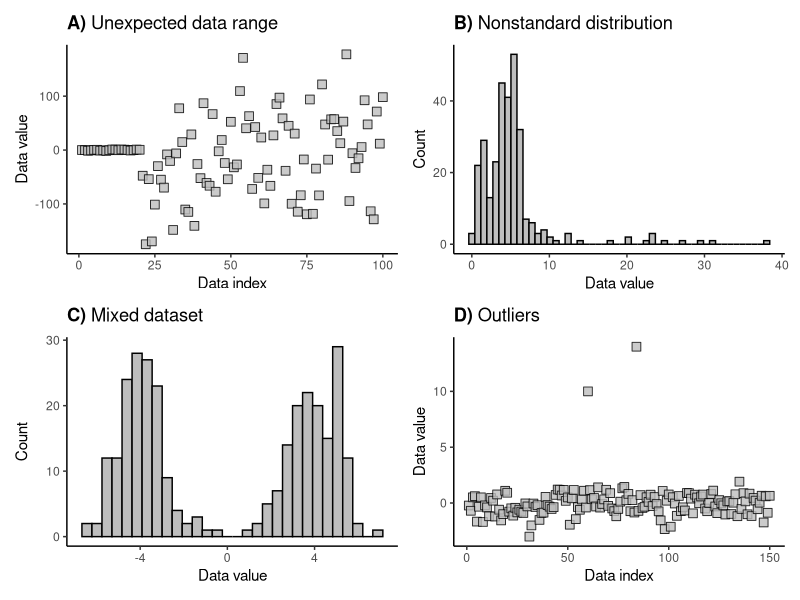
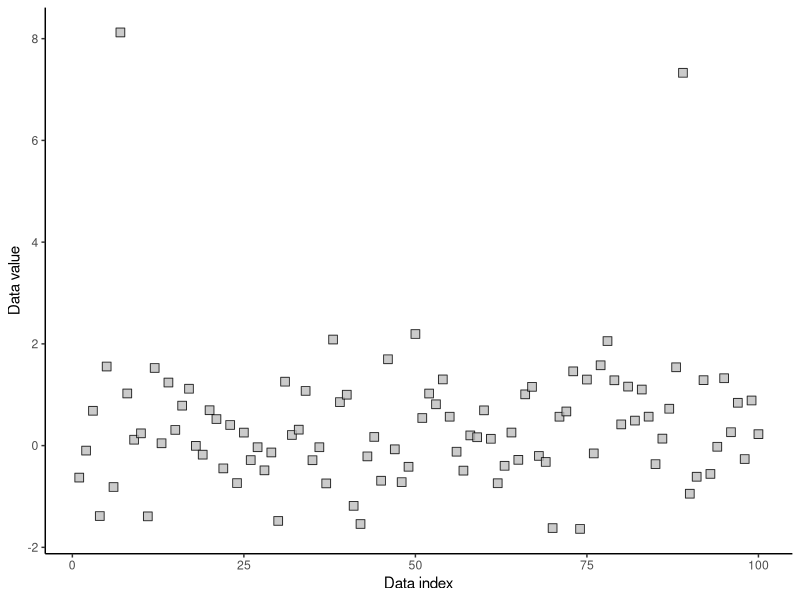
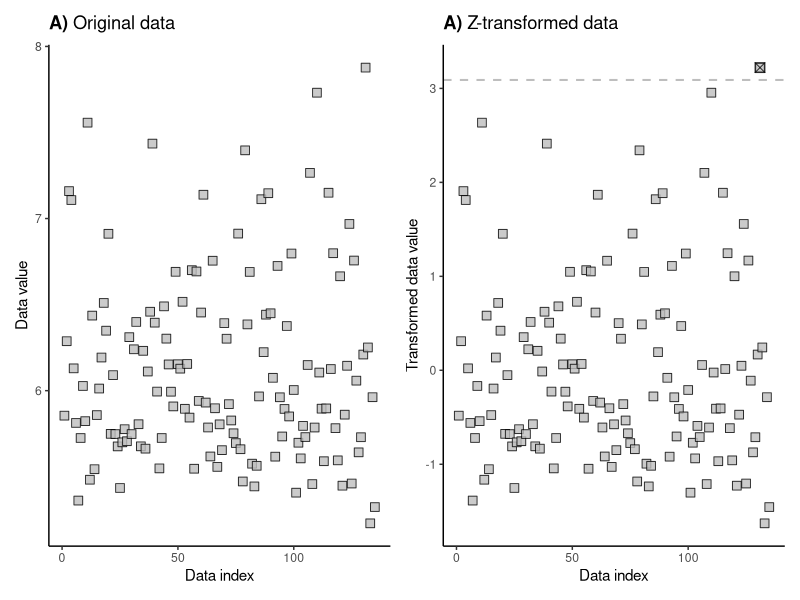
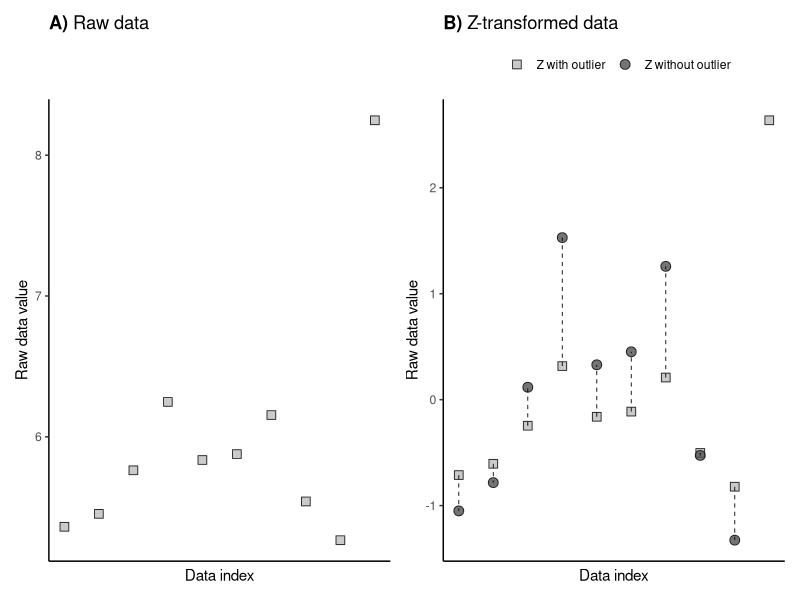
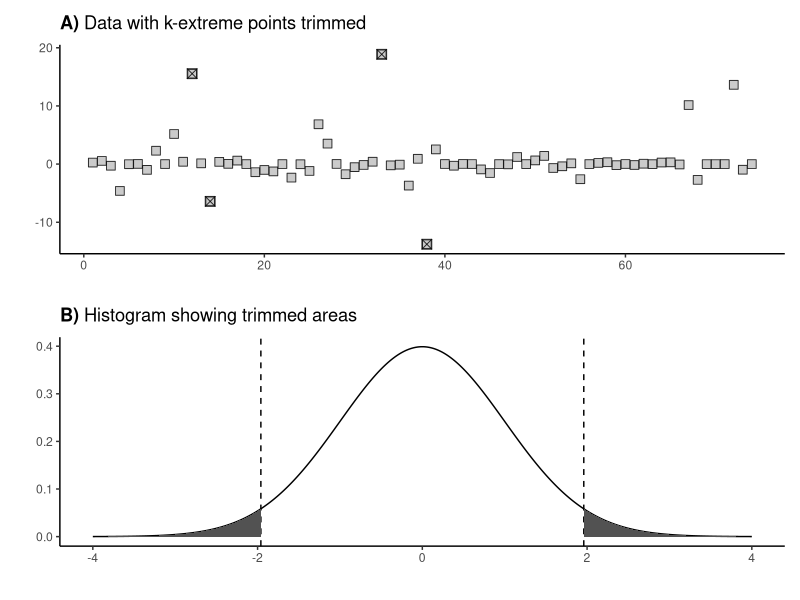
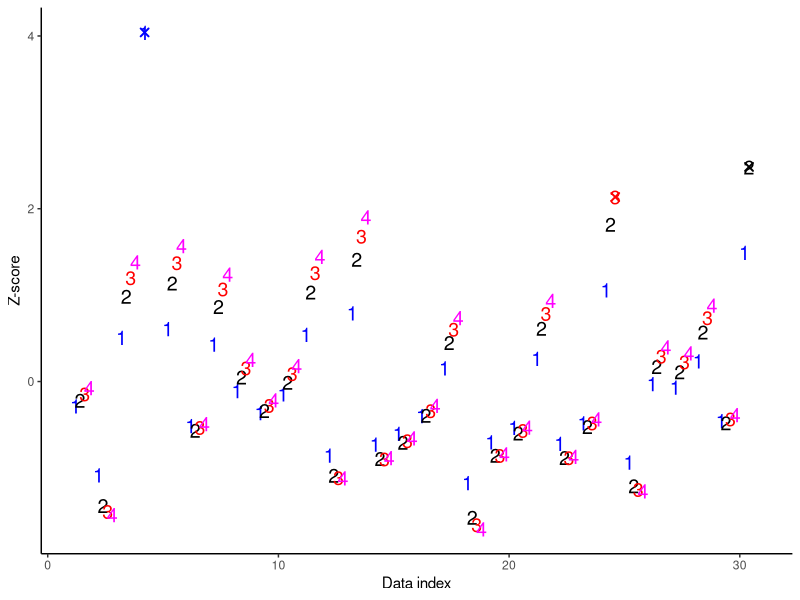
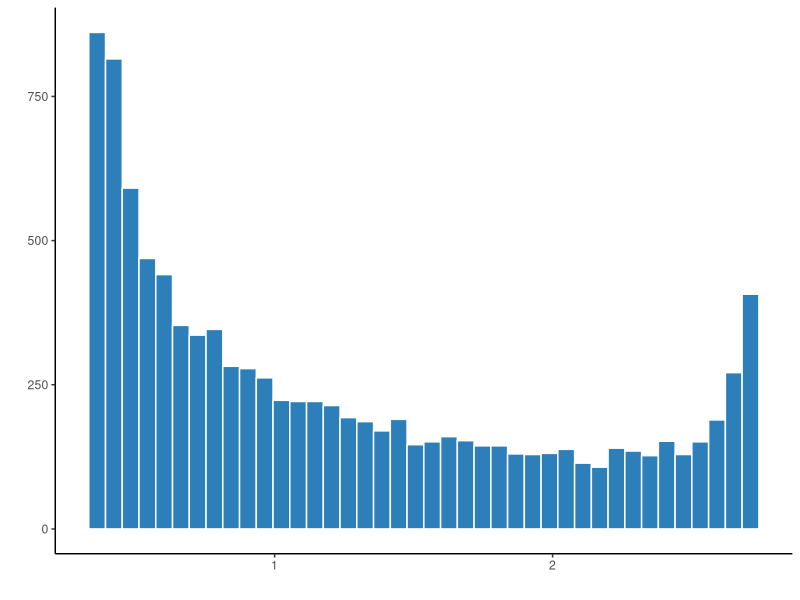
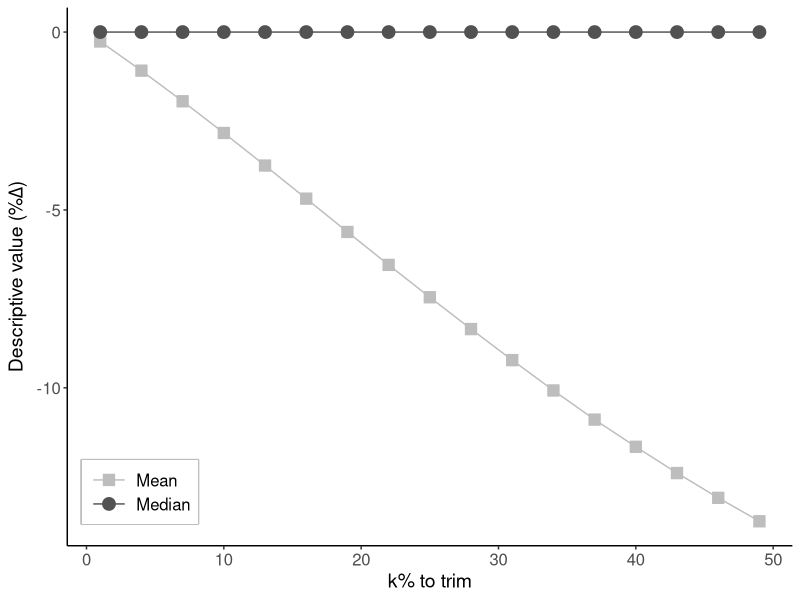

Generate these figures, in order, with R:
## ---- chunk 1
#| label: r-setup
#| code-summary: R Setup
#| message: false
#| warning: false

# Attaching packages
library(dplyr)
library(glue)
library(ggplot2)
library(patchwork)

# setting seed
set.seed(10)
## ---- chunk 2
#| message: false

# panel A: unexpected range
xA=c(rnorm(20), rnorm(80)*80)
data_A = tibble(data_index=1:length(xA), data_value = xA)

pA = ggplot(data_A, aes(x=data_index, y = data_value)) +
    geom_point(
        shape=22,
        size=3,
        fill = "gray",
        alpha=.8
    ) + 
    theme(
        panel.grid.major = element_blank(), 
        panel.grid.minor = element_blank(),
        panel.background = element_blank(), 
        axis.line = element_line(colour = "black"),
    ) + 
    labs(title = bquote(bold("A)")~"Unexpected data range"),
         y = "Data value", x = "Data index")

# panel B: distribution shape
xB = c(5+rnorm(150), exp(1+rnorm(150)))
data_B = tibble(data_index=1:length(xB), data_value=xB)

pB = ggplot(data_B, aes(x=data_value))+
    geom_histogram(color="black", fill="gray", bins=50) + 
    theme(
        panel.grid.major = element_blank(), 
        panel.grid.minor = element_blank(),
        panel.background = element_blank(), 
        axis.line = element_line(colour = "black")
    ) + 
    labs(title = bquote(bold("B)")~"Nonstandard distribution"),
         y = "Count", x = "Data value")

# panel C: mixed datasets
xC = c(4+rnorm(150), rnorm(150)-4)
data_C = tibble(data_index = 1:length(xC), data_value = xC)

pC = ggplot(data_C, aes(x=data_value))+
    geom_histogram(color="black", fill="gray") + 
    theme(
        panel.grid.major = element_blank(), 
        panel.grid.minor = element_blank(),
        panel.background = element_blank(), 
        axis.line = element_line(colour = "black")
    ) + 
    labs(title = bquote(bold("C)")~"Mixed dataset"),
         y = "Count", x = "Data value")

# panel D: outliers
xD = rnorm(150)
data_D = tibble(data_index=1:length(xD), data_value=xD)
data_D[60, "data_value"] = 10
data_D[84, "data_value"] = 14

pD = ggplot(data_D, aes(x = 1:nrow(data_D), y = data_value)) +
    geom_point(
        shape=22,
        size=3,
        fill = "gray",
        alpha=.8
    ) + 
    theme(
        panel.grid.major = element_blank(), 
        panel.grid.minor = element_blank(),
        panel.background = element_blank(), 
        axis.line = element_line(colour = "black")
    ) + 
    labs(title = bquote(bold("D)")~"Outliers"),
         y = "Data value", x = "Data index")


p7.2 = pA + pB + pC + pD
p7.2
## ---- chunk 3
# Create normally distributed data
N = 100
y = rnorm(N)
data = tibble(data_index = 1:length(y), data_value = y)

# and add two random outliers in random positiions
data[sample(N, 2), "data_value"] = runif(2, min=2, max=3)^2

# and plot:
p7.4 = ggplot(data, aes(x = data_index, y = data_value)) + 
    geom_point(
        shape=22, 
        size=3,
        fill = "gray",
        alpha=.8
    ) + 
    theme(
        panel.grid.major = element_blank(), 
        panel.grid.minor = element_blank(),
        panel.background = element_blank(), 
        axis.line = element_line(colour = "black")
    ) +
    labs(y = "Data value", x = "Data index")

p7.4
## ---- chunk 4
# outlier threshold
zThreshold = 3.09

# create some raw data
N = 135
data = exp(rnorm(N)/2) + 5

# zscore the data:
dataZ = (data - mean(data))/sd(data) # sd uses n-1 dof

# identify data indices containing outliers
outliers = abs(dataZ) > zThreshold

# and plot
data = tibble(data_index = 1:length(data), data_value = data)
p1 = ggplot(data, aes(x = data_index, y = data_value)) + 
    geom_point(
        shape=22, 
        size=3,
        fill = "gray",
        alpha=.8
    ) + 
    theme(
        panel.grid.major = element_blank(), 
        panel.grid.minor = element_blank(),
        panel.background = element_blank(), 
        axis.line = element_line(colour = "black")
    ) + 
    labs(title = bquote(bold("A)")~"Original data"),
         y = "Data value", x = "Data index")


dataZ = tibble(data_index = 1:length(dataZ), data_value = dataZ)
p2 = ggplot(dataZ, aes(x=data_index, y = data_value)) + 
    geom_point(
          shape=22, 
          size=3,
          fill = "gray",
          alpha=.8
    ) + 
    geom_point(
        data = dataZ[outliers,],
        aes(x = data_index, y=data_value),
        shape=7,
        size=3,
        fill = "gray",
        alpha=.8
    ) +
    geom_hline(
        yintercept = zThreshold, 
        linetype="dashed", 
        linewidth=.7,
        color="gray",
    ) + 
    theme(
        panel.grid.major = element_blank(), 
        panel.grid.minor = element_blank(),
        panel.background = element_blank(), 
        axis.line = element_line(colour = "black")
    ) + 
    labs(title = bquote(bold("A)")~"Z-transformed data"),
         y = "Transformed data value", x = "Data index")

p7.6 = p1 + p2
p7.6
## ---- chunk 5
# create some raw data
N = 10 # sample size
data = exp(rnorm(N)/2) + 5
data[N] = max(data) + 2 # impose an outlier (at the end for convenience)

dataZ1 = (data - mean(data)) / sd(data) # sd uses n-1 dof
dataZ2 = (data[-N] - mean(data[-N])) / sd(data[-N]) # sd uses n-1 dof

# and plot:
data = tibble(data_index = 1:length(data), data_value = data)
pA = ggplot(data, aes(x = data_index, y = data_value)) +
    geom_point(
        shape=22, 
        size=3,
        fill = "gray",
        alpha=.8
    ) + 
    theme(
        panel.grid.major = element_blank(), 
        panel.grid.minor = element_blank(),
        panel.background = element_blank(), 
        axis.line = element_line(colour = "black"),
        axis.text.x=element_blank(),
        axis.ticks.x=element_blank()
    ) + 
    labs(title = bquote(bold("A)")~"Raw data"),
         y = "Raw data value", x = "Data index")


dataZ1 = tibble(data_index = 1:length(dataZ1), data_value = dataZ1, id="Z with outlier")
dataZ2 = tibble(data_index = 1:length(dataZ2), data_value = dataZ2, id="Z without outlier")
dataZ = rows_append(dataZ1, dataZ2)

pB = ggplot(dataZ, 
       aes(x = data_index, y=data_value, 
           group = data_index,
           shape=id,
           fill=id)) + 
    geom_point(
        size=3,
        alpha=.8
    ) + 
    geom_line(
        linetype="dashed", 
        linewidth=.3
    )+
    scale_shape_manual(values=c("Z with outlier" = 22,
                                "Z without outlier" = 21)) + 
    scale_fill_manual(values=c("Z with outlier" = "#bdbdbd",
                               "Z without outlier" = "#525252")) + 
    theme(
        panel.grid.major = element_blank(), 
        panel.grid.minor = element_blank(),
        panel.background = element_blank(), 
        axis.line = element_line(colour = "black"),
        legend.position="top",
        axis.text.x=element_blank(),
        axis.ticks.x=element_blank()
    ) + 
    labs(shape="", fill="",
         title = bquote(bold("B)")~"Z-transformed data"),
         y = "Raw data value", x = "Data index")

p7.7 = pA + pB
p7.7

## ---- chunk 6
N = 74
y = rnorm(N)^3
data = tibble(data_index=1:length(y), data_value=y)

# find largest and smallest values
k = 2
# sorting ascending order:
data = arrange(data, data_value)
largest = head(data, k)
smallest = tail(data, k)

pA = ggplot(data, aes(x = data_index, y = data_value)) + 
      geom_point(
        shape=22, 
        size=3,
        fill = "gray",
        alpha=.8
    ) + 
    geom_point(
        data = largest,
        aes(x = data_index, y = data_value),
        shape=7,
        size=3,
        fill = "gray",
        alpha=.8
    ) + 
    geom_point(
        data = smallest,
        aes(x = data_index, y = data_value),
        shape=7,
        size=3,
        fill = "gray",
        alpha=.8
    ) + 
    theme(
        panel.grid.major = element_blank(), 
        panel.grid.minor = element_blank(),
        panel.background = element_blank(), 
        axis.line = element_line(colour = "black")
    ) + 
    labs(title = bquote(bold("A)")~"Data with k-extreme points trimmed"),
         y = "", x = "")

# create a Gaussian probability curve for the panel B
x = seq(-4,4,length=401)
gpdf = dnorm(x, mean = 0, sd = 1)
data = tibble(data_index = x, data_value = gpdf)

# find the indices of the 2.5% and 97.5%
lbndi = which.min(abs(x - qnorm(0.025))) # lower bound index
ubndi = which.min(abs(x - qnorm(0.975))) # upper bound index

# plot the probability function and the vertical lines
pB = ggplot(data = data, aes(x = data_index, y = data_value)) + 
    geom_line() + 
    geom_vline(xintercept = x[lbndi], linetype="dashed") + 
    geom_ribbon(
        data = filter(data, data_index <= x[lbndi]), 
        aes(ymax = data_value, ymin=0),
        fill="#525252") + 
    geom_vline(xintercept = x[ubndi], linetype="dashed") + 
     geom_ribbon(
        data = filter(data, data_index >= x[ubndi]), 
        aes(ymax = data_value, ymin=0),
        fill="#525252") + 
    theme(
        panel.grid.major = element_blank(), 
        panel.grid.minor = element_blank(),
        panel.background = element_blank(), 
        axis.line = element_line(colour = "black")
    ) + 
    labs(title = bquote(bold("B)")~"Histogram showing trimmed areas"),
         y = "", x = "")

p7.9 = pA + pB + plot_layout(ncol=1)
p7.9
## ---- chunk 7
#| message: false
#| warning: false
## iterative method
# Note about this code: Because of random numbers, you are not guaranteed to get a result
# that highlights the method. Try running the code several times.

# Simulate the data:
N = 30
data = rnorm(N)
data[data < -1] = data[data < -1] + 2
data[data > 1.5] = data[ data > 1.5]^2

# pick a lenient threshold just for illustration
zscorethresh = 2

# ======================================================= # 
# if this part is included, then the first iteration will be 
# z-scored two times.
# dataZ = (data-mean(data)) / sd(data)

# color pallete:
colorz = c("blue", "black", "red", "magenta", "cyan")

# start the skeleton of the plot:
p = ggplot() + 
    theme(
        panel.grid.major = element_blank(), 
        panel.grid.minor = element_blank(),
        panel.background = element_blank(), 
        axis.line = element_line(colour = "black")
    ) + 
    labs(y = "Z-score", x = "Data index")

# initiate counter:
numiters = 1

# initiate the dataZ with original data:
dataZ = data

while(TRUE) {
    # convert to z-score:
    datamean = mean(dataZ, na.rm = T)
    datastd = sd(dataZ, na.rm = T)
    dataZ = (dataZ - datamean)/datastd
    
    # find data values to remoove:
    toRemove = dataZ > zscorethresh
    
    # plot points in the current iteration:
    nmb = numiters
    color_ = colorz[nmb]
    data_temp = tibble(data_index = 1:N + numiters/5, data_value = dataZ)
    p <- p +
    geom_text(
        data = data_temp,
        aes(x = data_index, y = data_value),
        label = nmb,
        size = 5,
        color = color_
    )
    
    # break out of the while loop if no points to remove:
    if (sum(toRemove, na.rm = T) == 0) {
        break
    } else{
        # otherwise, mark the outliers in the plot for the current iteration:
        outlier_data = tibble(
            data_index = which(toRemove) + numiters/5,
            data_value = dataZ[toRemove]
        )
        color_ = colorz[numiters]
        p <- p + 
            geom_point(
                data = outlier_data,
                aes(x=data_index, y=data_value),
                shape = 4,
                color = color_,
                size=2,
                stroke=1
            )
        dataZ[toRemove] = NaN
    }
    
    # update counter:
    numiters <- numiters + 1
}

p
## ---- chunk 8
# create data
N = 10000
Y = exp(sin(rnorm(N)))

# make a copy of the data to manipulate:
data = tibble(data_index = 1:length(Y), data_value = Y)
ggplot(data, aes(x = data_value)) + 
    geom_histogram(bins = 40, fill="#2c7fb8", color="white") + 
     theme(
        panel.grid.major = element_blank(), 
        panel.grid.minor = element_blank(),
        panel.background = element_blank(), 
        axis.line = element_line(colour = "black")
    ) + 
    labs(y = "", x = "")
## ---- chunk 9
# percent to remove (two-tailed)
k = 4 

# finding threshold in the distribution:
q = k/2 # percent from each side
thresh = quantile(data$data_value, c(q/100, 1-q/100))

# data with two-tailed points removed:
data_twoTailed_rmvd = data %>% 
    filter(data_value > thresh[1] & data_value < thresh[2])

# confirm the right number of points:
print(glue("Total dataset size: {nrow(data)}"))
print(glue("Total dataset size: {nrow(data_twoTailed_rmvd)}"))
## ---- chunk 10
# compute the mean and median (also used in the next exercise)
mean_Y = mean(data$data_value)
median_Y = median(data$data_value)

mean_Ytrimmed = mean(data_twoTailed_rmvd$data_value)
median_Ytrimmed = median(data_twoTailed_rmvd$data_value)

# print the means
print(glue("Mean of original: {sprintf('%.3f', mean_Y)}"))
print(glue("Mean of trimmed: {sprintf('%.3f', mean_Ytrimmed)}"))

# print the medians
print(glue("Median of original: {sprintf('%.3f', median_Y)}"))
print(glue("Median of trimmed: {sprintf('%.3f', median_Ytrimmed)}"))

## ---- chunk 11
# the range of k values
ks = seq(1, 50, 3)

# initialize a results matrix for mean/median
results = matrix(0, length(ks), 2)

# the experiment!
for (idx in seq_along(ks)) {
    #idx = 1
    # convert that to a number of data points to remove from each tail:
    q = ks[idx]/2
    # get the thresholds:
    thresh = quantile(data$data_value, c(q/100, 1-q/100))
    
    # get the remaining data points:
    data_temp = data %>% 
        filter(data_value > thresh[1] & data_value < thresh[2])
    # collect mean and median and calculate % difference from original ones:
    results[idx, 1] = 100*(mean(data_temp$data_value) - mean(data$data_value)) / mean(data$data_value)
    results[idx, 2] = 100*(median(data_temp$data_value) - median(data$data_value)) / median(data$data_value)
    
    print(glue("Total/valid dataset size: {nrow(data)} -> {nrow(data_temp)}"))
}

## ---- chunk 12

ggplot(tibble(data_index = ks, mean = results[,1], median = results[,2])) + 
    geom_point(
        aes(x = data_index, y = mean, 
            color = "Mean",
            fill = "Mean",
            shape = "Mean"
            ),
        size=4
    ) + 
    geom_line(aes(x = data_index, y = mean, color = "Mean")) + 
    geom_point(
        aes(x = data_index, y = median,
            color = "Median", 
            fill = "Median", 
            shape = "Median"),
        size=4
    ) + 
    geom_line(aes(x = data_index, y = median, color="Median")) +
    scale_shape_manual(
        values = c("Mean" = 22,
                   "Median" = 21)
    ) + 
    scale_color_manual(
        values = c("Mean" = "#bdbdbd",
                   "Median" = "#525252")
    ) + 
    scale_fill_manual(
        values = c("Mean" = "#bdbdbd",
                   "Median" = "#525252")
    ) +
    theme(
        panel.grid.major = element_blank(), 
        panel.grid.minor = element_blank(),
        panel.background = element_blank(), 
        axis.title = element_text(size=14),
        axis.text = element_text(size=12),
        axis.line = element_line(colour = "black"),
        legend.position = c(.1,.1),
        legend.title = element_blank(),
        legend.box.background = element_rect(color="gray", linewidth = 1),
        legend.text = element_text(size = 12),
        legend.key = element_blank(),
        legend.key.width = unit(1, "cm") 
    ) + 
    labs(fill= "", color = "", shape = "", 
         y = expression(paste("Descriptive value (%",Delta,")")), x = "k% to trim")
    
## ---- chunk 13
# create data
N = 1000
x = rf(df1 = 5, df2 = 100, n = N)

# zscore data
xZ= (x - mean(x)) / sd(x) # sd uses n-1 dof
zThresh = 3

# clean data
xClean = x[xZ < zThresh]

# report number of removed data points:
print(glue("Original sample size: {N}"))
print(glue("Cleaned sample size: {length(xClean)}"))
print(glue("Percent data removed: {sprintf('%.2f', 100*(1 - length(xClean)/N))}%"))
## ---- chunk 14
#| label: plot-exercise3-r
#| warning: false
#| message: false
# create data
N = 1000
x = rf(df1 = 5, df2 = 100, n = N)

# zscore data
xZ= (x - mean(x)) / sd(x) # sd uses n-1 dof
zThresh = 3

# clean data
xClean = x[xZ < zThresh]

# report number of removed data points:
print(glue("Original sample size: {N}"))
print(glue("Cleaned sample size: {length(xClean)}"))
print(glue("Percent data removed: {sprintf('%.2f', 100*(1 - length(xClean)/N))}%"))

# histogram bins using FD rule
y_fd_all = hist(x, breaks = "FD", plot=F)
y_fd_clean = hist(xClean, breaks = "FD", plot=F)

# creating dataframe
convert_to_DF = function(y){
    len_ = length(y$breaks)
    df_ = tibble(
        data_index = (y$breaks[1:(len_-1)] + y$breaks[2:len_])/2, # take the mean of the breaksa
        data_value = y$counts
    )
    return (df_)
}

y_fd_all = convert_to_DF(y_fd_all)
y_fd_clean = convert_to_DF(y_fd_clean)

# histogram bins using set boundaries
# Note that I create the bin boundaries using k+1 numbers, then input that 
# vector of boundaries into np.histogram
edges = seq(min(x), max(x), length=41)
y_40_all = hist(x, breaks = edges, plot=F)
y_40_clean = hist(xClean, breaks = edges, plot=F)

# convert to DF:
y_40_all = convert_to_DF(y_40_all)
y_40_clean = convert_to_DF(y_40_clean)

# plotting the histograms:
pA = ggplot() + 
    geom_line(
        data = y_fd_all,
        aes(x = data_index, y = data_value,
            color = "Pre-cleaned",
        ),
        size = .5
    ) +
    geom_point(
        data = y_fd_all,
        aes(x = data_index, y = data_value,
            color = "Pre-cleaned", 
            fill = "Pre-cleaned",
            shape = "Pre-cleaned"
        ),
        size = 4,
        stroke = .2
    ) +
    geom_line(
        data = y_fd_clean,
        aes(x = data_index, y = data_value,
            color = "Cleaned"
        ),
        size = 0.5
    ) + 
    geom_point(
        data = y_fd_clean,
        aes(x = data_index, y = data_value,
            color = "Cleaned",
            fill = "Cleaned",
            shape = "Cleaned"
        ),
        size = 3,
        stroke = .5
    ) + 
    scale_shape_manual(
        name = "",
        values = c(
            "Pre-cleaned" = 22,
            "Cleaned" = 21
        )
    )  +
    scale_color_manual(
        name = "",
        values = c(
            "Cleaned" = "#252525",
            "Pre-cleaned" = "#252525"
        )
    ) + 
    scale_fill_manual(
        name = "",
        values = c(
            "Cleaned" = "#bdbdbd",
            "Pre-cleaned" = "#525252"
        )
    )  +
    theme(
        panel.grid.major = element_blank(), 
        panel.grid.minor = element_blank(),
        panel.background = element_blank(), 
        axis.title = element_text(size=14),
        axis.text = element_text(size=12),
        axis.line = element_line(colour = "black"),
        legend.position = c(.8,.9),
        legend.title = element_blank(),
        legend.box.background = element_rect(color="gray", linewidth = 1),
        legend.text = element_text(size = 12),
        legend.key = element_blank(),
        legend.key.width = unit(1, "cm") 
    ) + 
    labs(fill= "", color = "", shape = "", 
         title = bquote(bold("A)")~"Histogram using F-D rule"),
         y = "Count", x = "F value")



pB = ggplot() + 
    geom_line(
        data = y_40_all,
        aes(x = data_index, y = data_value,
            color = "Pre-cleaned",
        ),
        size = .5
    ) +
    geom_point(
        data = y_40_all,
        aes(x = data_index, y = data_value,
            color = "Pre-cleaned", 
            fill = "Pre-cleaned",
            shape = "Pre-cleaned"
        ),
        size = 4,
        stroke = .2
    ) +
    geom_line(
        data = y_40_clean,
        aes(x = data_index, y = data_value,
            color = "Cleaned"
        ),
        size = 0.5
    ) + 
    geom_point(
        data = y_40_clean,
        aes(x = data_index, y = data_value,
            color = "Cleaned",
            fill = "Cleaned",
            shape = "Cleaned"
        ),
        size = 3,
        stroke = .5
    ) + 
    scale_shape_manual(
        name = "",
        values = c(
            "Pre-cleaned" = 22,
            "Cleaned" = 21
        )
    )  +
    scale_color_manual(
        name = "",
        values = c(
            "Cleaned" = "#252525",
            "Pre-cleaned" = "#252525"
        )
    ) + 
    scale_fill_manual(
        name = "",
        values = c(
            "Cleaned" = "#bdbdbd",
            "Pre-cleaned" = "#525252"
        )
    )  +
    theme(
        panel.grid.major = element_blank(), 
        panel.grid.minor = element_blank(),
        panel.background = element_blank(), 
        axis.title = element_text(size=14),
        axis.text = element_text(size=12),
        axis.line = element_line(colour = "black"),
        legend.position = c(.8,.9),
        legend.title = element_blank(),
        legend.box.background = element_rect(color="gray", linewidth = 1),
        legend.text = element_text(size = 12),
        legend.key = element_blank(),
        legend.key.width = unit(1, "cm") 
    ) + 
    labs(fill= "", color = "", shape = "", 
         title = bquote(bold("B)")~"Histogram using 40 bins"),
         y = "Count", x = "F value")


pExercise4 = pA + pB + plot_layout(ncol=1)
pExercise4
